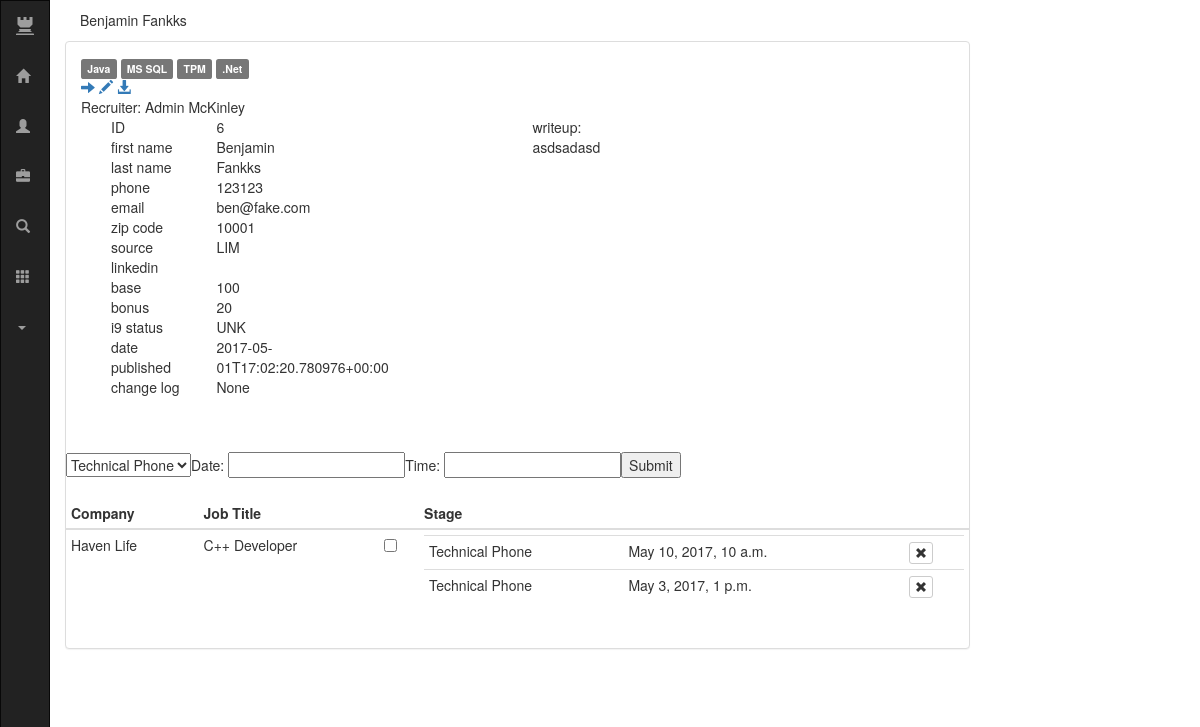
Page /candidate/6/ (signed in) on the earlier database version.
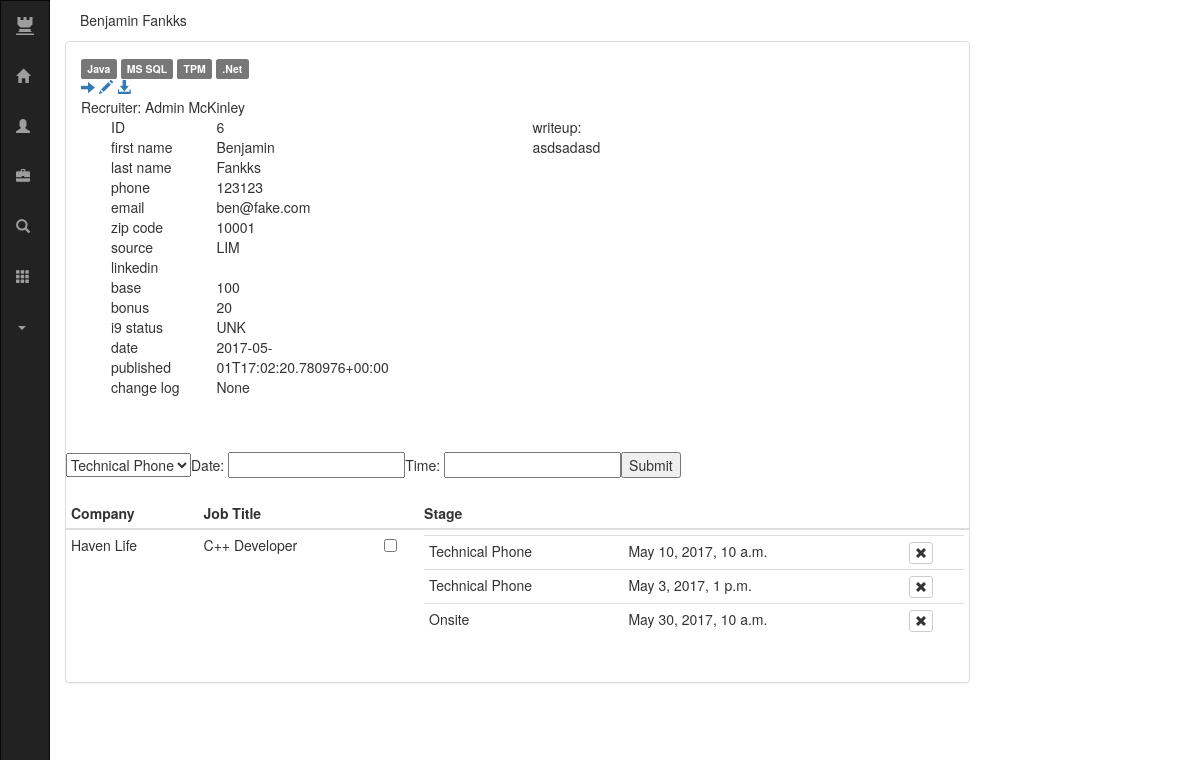
Same page on the later database version.
### ats/models.py (models this page shows, shortened)
class Tag(models.Model):
	name 				= models.CharField(max_length=20, default=None, null=False)
	tagtype 			= models.ForeignKey(to=TagType, related_name="tag_TagType", null=False, blank=False, default='1')
	def __str__(self):
		return self.name

class Recruiter(models.Model):
	user				= models.ForeignKey(User, default=None, null=False)
	linkedin 			= models.CharField('Linkedin', max_length=40, default=None, null=False)
	phone				= models.CharField('phone', max_length=15, default=None, null=False)
	base_url			= '/recruiter/'
	def __str__(self):
		return self.user.first_name + ' ' + self.user.last_name

class Candidate(models.Model):
	I9_CHOICES 			= ( ('UNK', 'Unknown'), ('USC', 'US Citizen/Greencard'), ('H1B', 'H1B'), ('OPT', 'OPT') )
	SOURCE_CHOICES 		= ( ('LIM', 'Linkedin Message'), ('REF', 'Referral'), ('NET', 'Networking Event'), ('LIP', 'Linkedin Posting'), ('CJP','Community Job Posting'))
	first_name 			= models.CharField('first name', max_length=20, default=None, null=False)
	last_name 			= models.CharField('last name', max_length=20, default=None, null=False)
	phone 				= models.CharField('phone', max_length=15, default=None, null=False)
	email_address 		= models.EmailField('email', max_length=40, default=None, null=False)
	tags 				= models.ManyToManyField(Tag, default=None)
	zip_code 			= models.CharField('zip code', max_length=6, default=None, null=False)
	source 				= models.CharField('source', max_length=20, choices=SOURCE_CHOICES, default=None, null=False)
	linkedin 			= models.URLField('linkedin', default=None, null=True, blank=True)
	resume 				= models.FileField('resume', upload_to='resumes/', default=None, null=True, blank=True)
	writeup 			= models.TextField('writeup', max_length=4000, default=None, null=True, blank=True)
	salary_base 		= models.IntegerField('base', default=100, null=True, blank=True)
	salary_bonus 		= models.IntegerField('bonus', default=20, null=True, blank=True)
	i9_status 			= models.CharField('i9 status', max_length=3,choices=I9_CHOICES, default='UNK', null=True)
	pub_date 			= models.DateTimeField('date published')
	jobs 				= models.ManyToManyField(Job, blank=True)
	recruiter			= models.ForeignKey(Recruiter, on_delete=models.CASCADE, default=None, null=True, blank=True)
	base_url 			= '/candidate/'
	change_log			= models.CharField(null=True, blank=True, max_length=4000)
	def get_fields(self):
		to_return = []
		for field in Candidate._meta.fields:
			if field.verbose_name not in { 'writeup' , 'recruiter', 'resume'}:
				to_return.append((
					field.verbose_name,
					field.value_to_string(self),
					field.name
				))
		return to_return
	def get_resume_url(self):
		print(self.resume)
		if self.resume:
			return  ["/download/resume/" + str(self.pk), 'DOWNLOAD RESUME']
		else:
			return ["edit" , "UPLOAD RESUME"]

class Job(models.Model):
	title 				= models.CharField(max_length=100)
	description			= models.TextField(max_length=10000)
	currently_open		= models.BooleanField(default=False)
	company 			= models.CharField(max_length=100) #should this be another obj?
	pub_date 			= models.DateTimeField('date published')
	tags 				= models.ManyToManyField(Tag)
	base_url 			= '/job/'

class Interview(models.Model):
	REVIEW				= 'REVIEW'
	TECH_PHONE			= 'TECH_PHONE'
	CODE_TEST			= 'TEST'
	ONSITE				= 'ONSITE'
	INTRO				= 'INTRO'
	HR					= 'HR'
	REJECT 				= 'REJECT'
	PASS				= 'PASS'
	FAIL				= 'FAIL'
	NONE				= 'NONE'
	OUTCOME				= ( (PASS, 'Pass'), (FAIL, 'Fail'), (NONE, 'Unknown') )
	INTERVIEW_STAGE		= (
							(REVIEW, 'Submit/Review'), (TECH_PHONE, 'Technical Phone'), (CODE_TEST, 'Codetest'),
							(ONSITE, 'Onsite'), (INTRO, 'Intro Call'), (HR, 'HR Call'), (REJECT, 'Reject')
						)
	job 				= models.ForeignKey(to=Job, related_name="interviews_job", null=True, blank=True)
	candidate 			= models.ForeignKey(to=Candidate, related_name="interviews_candidate", null=True, blank=True)
	interview_type		= models.CharField('interview type', max_length=11, choices=INTERVIEW_STAGE, default=TECH_PHONE, null=True)
	date_time			= models.DateTimeField('interview date/time',blank=True, null=True)
	outcome				= models.CharField('interview type', max_length=5, choices=OUTCOME, default=NONE)

### ats/views.py (the view, shortened to what this page needs)
# urls.py: url(r'^candidate/(?P<candidate_pk>[0-9]+)/$', views.candidate_detail, name='candidate_detail'),
@login_required
def candidate_detail(request, candidate_pk):
	c = Candidate.objects.get(pk=candidate_pk)
	context = {
		'page_title' : c.first_name + ' ' + c.last_name,
		'candidate_tags' : c.tags.all(),
		'candidate_fields' : c.get_fields(),
		'candidate_resume' : c.get_resume_url(),
		'candidate_writeup' : c.writeup,
		'candidate_jobs' :	c.jobs.all(),
		'interview_add_form' : InterviewAddForm,
		'candidate_name' : c.first_name + ' ' + c.last_name,
		'candidate_recruiter' : c.recruiter
	}
	for job in context['candidate_jobs']:
		job.interviews = Interview.objects.filter(candidate_id=c.id).filter(
									job_id=job.id)
	return render(request, 'ats/candidate_detail.html', context)

### ats/templates/ats/candidate_detail.html (shortened to what this page needs)
{% extends "ats/__base.html" %}
{% block page_title %}
  {{page_title}}
{% endblock %}
{% block content %}
  <link href="/static/ats/css/jquery.timepicker.min.css" rel="stylesheet" type="text/css"/>
  <link rel="stylesheet" href="//code.jquery.com/ui/1.12.1/themes/base/jquery-ui.css">
  {% for tag in candidate_tags %}
    <span class="label label-default tag-label">{{tag}}</span>
  {% endfor %}
  <br>
	<a href='submit'><span class="glyphicon glyphicon-arrow-right"></span></a>
  <a href='edit'><span class="glyphicon glyphicon-pencil"></span></a>
  <a href={{candidate_resume.0}}><span class="glyphicon glyphicon-download-alt"></span></a>
  <br>
  Recruiter: {{candidate_recruiter}}
	<div class="container-fluid">
    <div class="col-md-6">
      {%for field in candidate_fields %}
        <div class="row">
          <div class="col-md-3 candidate_field_title"> {{field.0}} </div>
          <div class="col-md-3 candidate_field_row" >
              <div class='candidate_field_value' id={{field.2}}>
                {{field.1}}
              </div>
          </div>
        </div>
  		{% endfor %}
    </div>
    <div class="col-md-5 candidate_field_title">
      writeup:
    </div>
    <div class="col-md-5 candidate_field_value" id='writeup'>
        {{candidate_writeup}}
    </div>
    </div>
  </div>
  <br>
  <br>
	<form  action="" method="POST">
		<table class="table table-condensed table-striped">
			<tr>
				{{interview_add_form.interview_type}}
				Date: <input type="text" id="datepicker" name='date'>
				Time: <input type="text" id="timepicker" name='time'>
				<input type=submit name='add_interview'>
			</tr>
		</table>
		<table class="table table-condensed">
			<thead>
				<tr>
					<th>Company</th>
					<th>Job Title</th>
          <th>  </th>
					<th> Stage </th>
				</tr>
			</thead>
			<tbody>
				{%for job in candidate_jobs %}
					<tr>
						<td>{{	job.company  }}</td>
						<td>
							{{  job.title  }}
						</td>
            <td>
              <input type="checkbox" name="job_id" value={{job.id}}>
            </td>
						<td>
              <table class="table table-condensed ">
  						  {% for interview in job.interviews %}
                  <tr>
      							<td> {{ interview.get_interview_type_display }} </td>
      							<td class=> {{ interview.date_time }}<td>
                    <td>
                      <div class='remove_glyph'>
        							  <form action="" method="POST">
        									<button type=submit show="on-hover" class="btn btn-default btn-xs" value={{ interview.pk }} name='delete_interview'>
        										<span class="glyphicon glyphicon-remove" aria-hidden="true"></span>
        									</button>
        								</form>
                      </div>
                    </td>
                  <tr>
                {% endfor %}
              </table>
						</td>
					</tr>
				{% endfor %}
			</tbody>
		</table>
	</form>
{% endblock %}

### ats/templates/ats/__base.html (shortened to what this page needs)
<!DOCTYPE html>
<html>
    <head>
        {% block stylesheets %}
          {% include 'ats/__base_stylesheets.html' %}
        {% endblock %}
    </head>
    <body>
        <header>
          {% include "ats/_navigation.html" %}
        </header>
      <div class="main-content" style="position: absolute; z-index: 0;">
      {% if no_panel_content %}
        {% block no_panel_content %}
        {% endblock %}
      {% else %}
        <div class="panel-heading" >
          {% block page_title %}
          {% endblock %}
        </div>
          <div class="panel panel-default" >
            <div class="panel-body">
              {% block content %}
              {% endblock %}
            </div>
            <div class="panel-body">
            </div>
          </div>
    {% endif %}
    </body>
</html>

### ats/templates/ats/__base_stylesheets.html
<link href="/static/ats/css/__base.css" rel="stylesheet" type="text/css"/>
<link href="/static/ats/css/bootstrap.css" rel="stylesheet" type="text/css"/>

### ats/templates/ats/_navigation.html (shortened to what this page needs)
<div class="navbar navbar-inverse navbar-fixed-left" style="position: fixed; z-index: 1;">
  <a class="navbar-brand" href="#"><span class="glyphicon glyphicon-tower" aria-hidden="true"></span></a>
  <ul class="nav navbar-nav">
   <li><a href='/'><span class="glyphicon glyphicon-home" aria-hidden="true"></span></a></li>
   <li><a href='/new_candidate'><span class="glyphicon glyphicon-user" aria-hidden="true"></span></a></li>
   <li><a href='/new_job'><span class="glyphicon glyphicon-briefcase" aria-hidden="true"></span></a></a></li>
   <li><a href='/search'><span class="glyphicon glyphicon-search" aria-hidden="true"></span></a></a></li>
   <li><a href='/calendar'><span class="glyphicon glyphicon-th" aria-hidden="true"></span></a></a></li>
   <li class="dropdown"><a href="#" class="dropdown-toggle" data-toggle="dropdown"><span class="caret"></span></a>
   </li>
  </ul>
</div>

### ats/static/ats/css/__base.css (style rules this page uses)
.main-content { padding-left: 65px; width: 970px; }
.main-content .table { width: 970px: }

### ats/templates/ats/_navigation.html (style rules this page uses)
.navbar-fixed-left { width: 50px; position: fixed; border-radius: 0; height: 100%; }
.navbar-fixed-left .navbar-nav > li { float: none; width: 50px; }

Differences in the rows shown:
added Interview: interview_type "Onsite", date_time "May 30, 2017, 10 a.m.", {{ interview.pk }} 12 (drawn)
